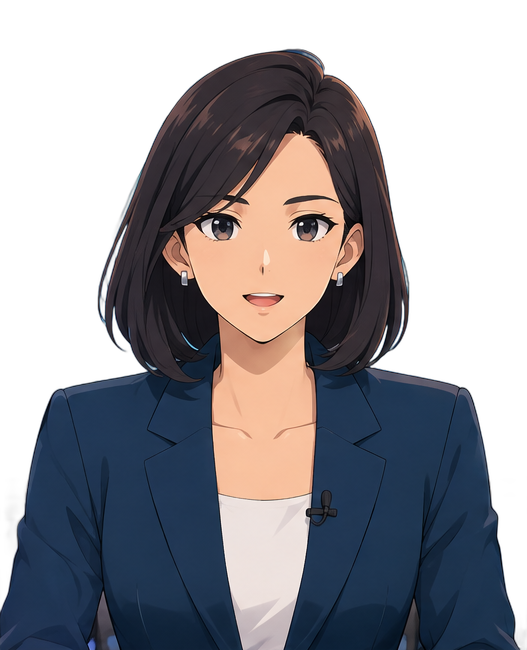
#> input picture pipeline/assets/anime/cutout_raw.png, 527 x 650 px
$ python -i editorial.py   (imports and definitions only)
#> lines starting #> are read from the running program, lines starting #| are printed output that depends on the picture
#> further down, picture is the input picture: PIL image 527x650 RGBA; mean R, G, B, A 49.9, 48.8, 54.1, 153
"""The "editorial" look: a dark newsroom, the headline in large serif type on the left, category and tag chips, a duration
badge, the story picture on a screen behind the host (top right), and a host who is bigger and graded to match.

Everything is drawn with Pillow in the 1280x720 design space; the host is any Presenter (the anime anchor for now).
"""
from __future__ import annotations

import math

import numpy as np
from PIL import Image, ImageDraw, ImageEnhance, ImageFilter

from .avatar import _font, _wrap

DW = 1280
WHITE = (255, 255, 255, 255)
RED = (214, 52, 44, 255)
INK = (14, 14, 18, 255)


# [45 lines left out: function newsroom_background, not called in this run]


def grade(img: Image.Image, dim=0.66, warm=0.06) -> Image.Image:
    """Match a bright cut-out to the dark set: dimmer, a little desaturated, a touch warm. Keeps the alpha."""
#> called with dim = 0.66, warm = 0.06
    rgb, a = img.convert("RGB"), img.getchannel("A")
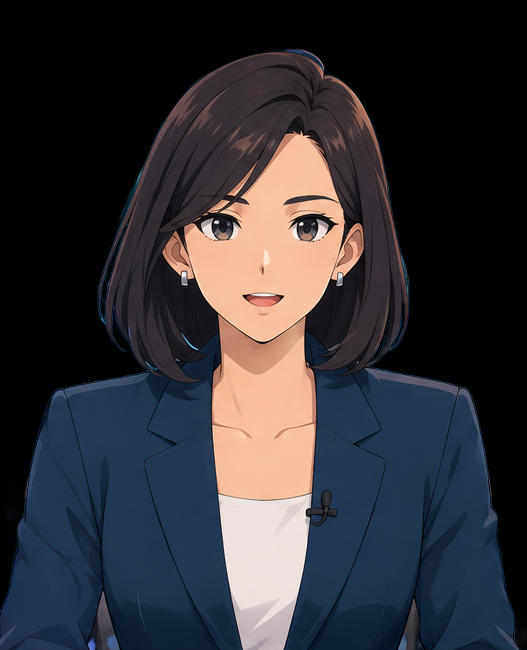
#> rgb: PIL image 527x650 RGB; mean R, G, B 49.9, 48.8, 54.1
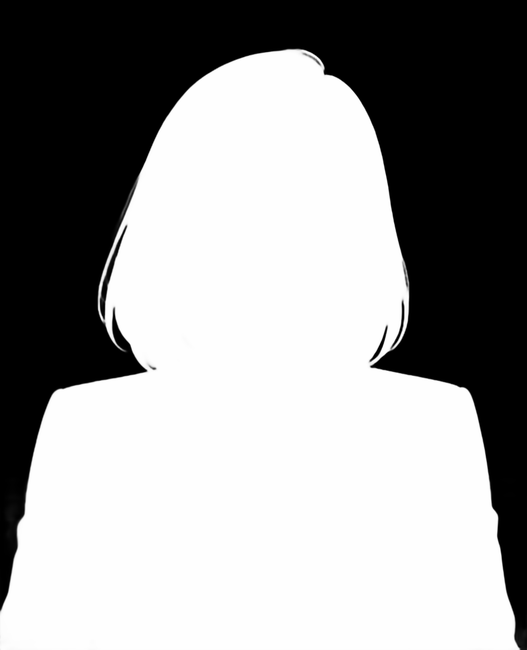
#> a: PIL image 527x650 L; min 0, max 255, mean 153
    rgb = ImageEnhance.Color(rgb).enhance(0.8)
    rgb = ImageEnhance.Contrast(rgb).enhance(1.12)
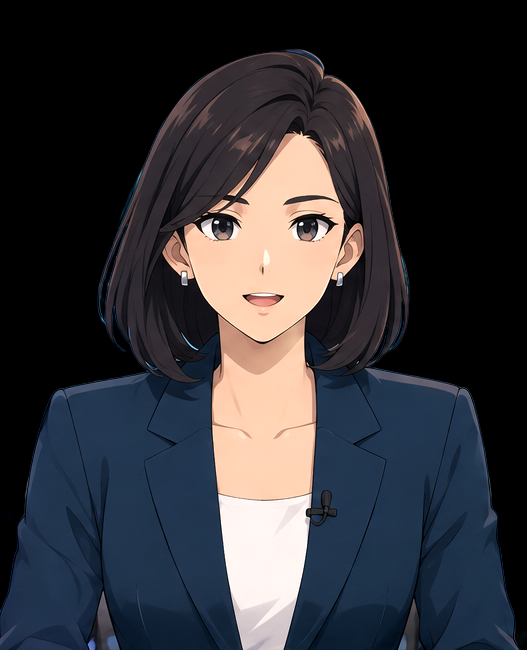
#> rgb: PIL image 527x650 RGB; mean R, G, B 51.1, 50.7, 55.4
    rgb = ImageEnhance.Brightness(rgb).enhance(dim)
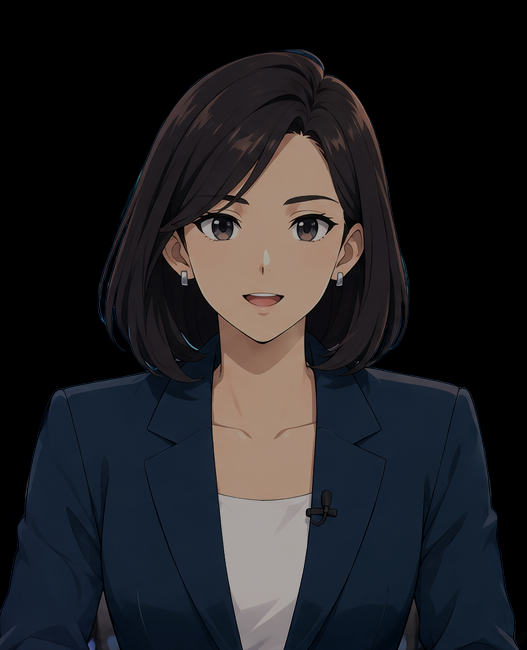
#> rgb: PIL image 527x650 RGB; mean R, G, B 33.4, 33.1, 36.3
    arr = np.asarray(rgb, np.float32)
    arr[..., 0] *= 1 + warm
    arr[..., 2] *= 1 - warm
    out = Image.fromarray(np.clip(arr, 0, 255).astype("uint8")).convert("RGBA")
    out.putalpha(a)
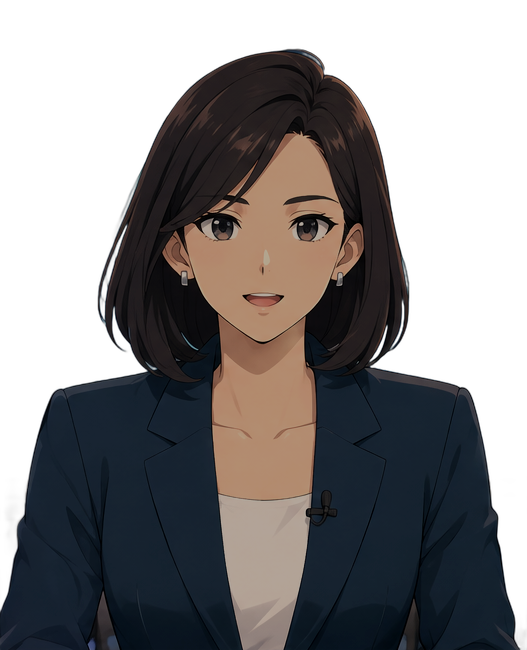
#> out: PIL image 527x650 RGBA; mean R, G, B, A 35.2, 33.1, 33.8, 153; transparent parts drawn white
    return out


class Editorial:
    # [90 lines left out: functions __init__, _static, background, screen, not called in this run]

    def overlay(self, frame):
        frame.alpha_composite(self.static)

>>> from PIL import Image
>>> picture = Image.open('assets/anime/cutout_raw.png')
>>> result = grade(picture)
